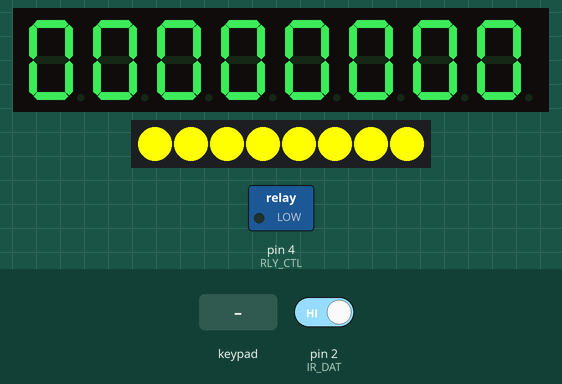
Simulated run of this sketch. Board: Arduino Uno, built with avr-gcc and run on an emulated ATmega328P. Parts: 8-digit seven-segment display, 8 RGB LEDs in strip order, left to right, switched loads named in the sketch (green lamp = pin HIGH). The test bench sets the inputs (shaded band); at power-on: pin 2 (IR_DAT) HIGH.

Above: at 1.2 s.
1.3 s: key '1' pressed
At 3.9 s:
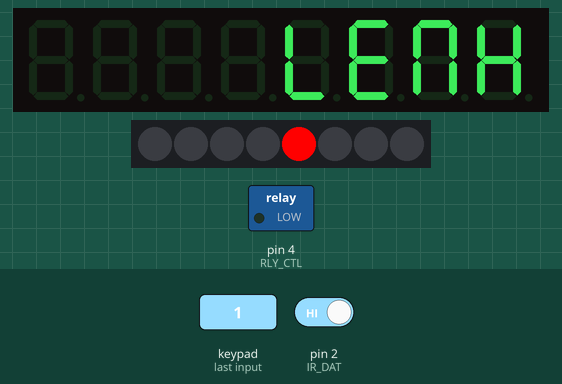
4.3 s: keypad keys 2 5 pressed 0.4 s apart
At 5.2 s:
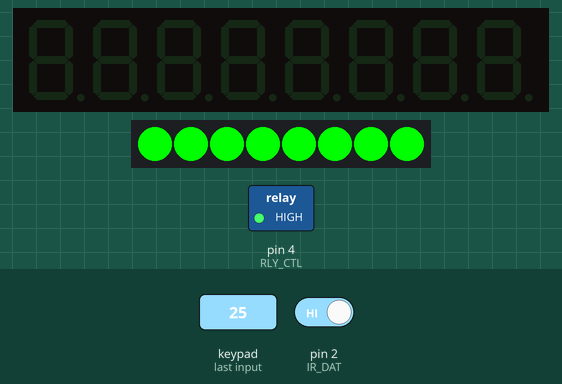
7.1 s: key '1' pressed
At 9.5 s:
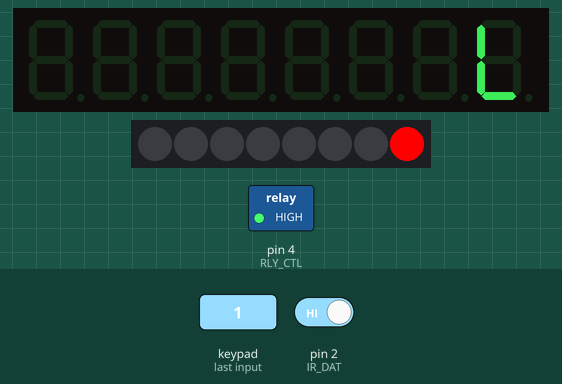
10.1 s: keypad keys 1 2 pressed 0.4 s apart
At 11.35 s:
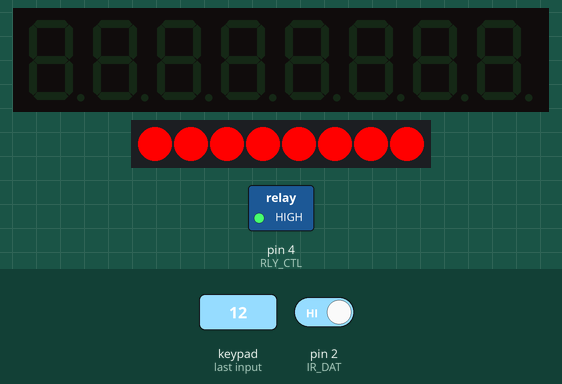
12.4 s: key '1' pressed
At 15.2 s:
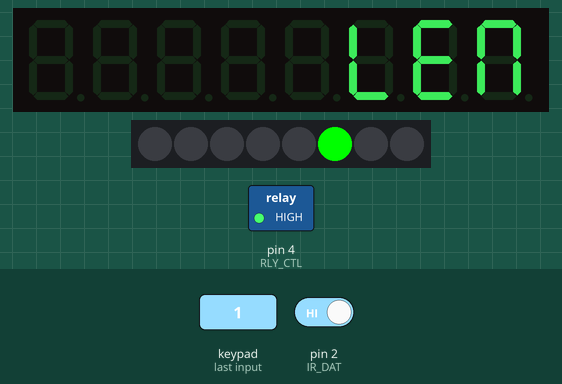
15.4 s: key '1' pressed
At 16.18 s:
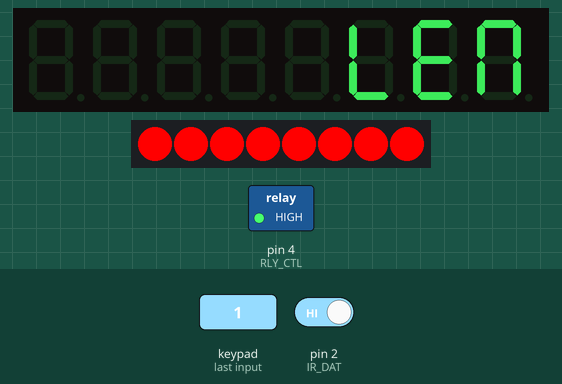
Timing chart, 0 to 19.2 s (numbered marks = the images above; inputs shaded):
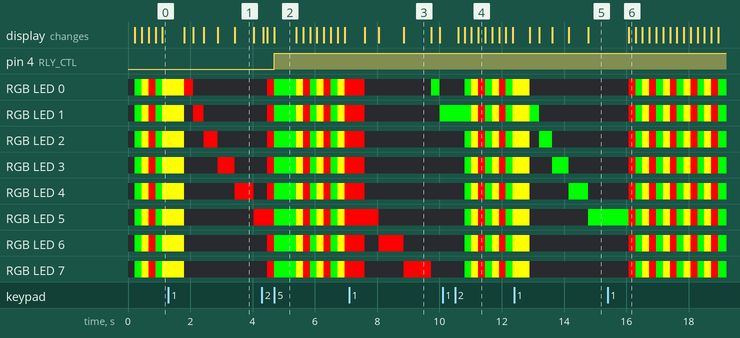

The sketch:

scroll.ino
```cpp
#include <TM1638.h>
// Used pins
const int TM168_STR = 9; /* brown  */
const int TM168_DAT = 8; /* orange */
const int TM168_CLK = 7; /* green  */
const int IR_DAT = 2;    /* brown  */
const int RLY_CTL = 4;   /* yellow */
// masks for button
int button[8];

//TM1638(byte dataPin, byte clockPin, byte strobePin, boolean activateDisplay, byte intensity);
// 9=brown, 8=orange, 7=green
TM1638 module(TM168_DAT, TM168_STR , TM168_CLK, true, 4);
// counters to make things slower...
int count, wait, pos, color, blinkTimer=0;
String str="LENkA";
boolean start=false;
//LED colors
int colors[4]={
  0xFF, 0xFF00, 0xFFFF, 0x0000};
boolean turn, rly_state = false;
int lumi = 5;

// function to clear the line before pos
// default=8 clears the whole line
void clearLine(unsigned int pos=8)
{
  for(int i=0; i<pos; i++) {
    module.setDisplayToString( " ", 0, i);
  }
}

int setIntensity(int lvl)
{
  if(lvl >= 7) lvl = 7;
  if(lvl <= 0) lvl = 0;
  module.setupDisplay(true, lvl);
  module.setDisplayDigit(lvl, 7, false);
  delay(700);
  module.setDisplayToDecNumber(0,0,true);
  return lvl;
}
/// -------------- SETUP --------------------
void setup() {
  // HARDWARE
  module.setDisplayToDecNumber(0,0,true);
  pinMode(IR_DAT, INPUT);
  pinMode(RLY_CTL, OUTPUT);
  // calculate butons masks
  for (int i=7 ; i--;){
    button[i]=0x1<<i;
  }
  rly_state = false;
}

void loop() {
  // read the button value
  byte keys = module.getButtons();
  // first button
  if (keys == button[0] || digitalRead(IR_DAT) == LOW){
    start = !start; // start scrolling or pause
    delay(500);
  }
  if (keys == button[1]) { // stop scrolling
    start = false;
    clearLine();
  }
  // REGULATE light intensity
  if (keys == button[2]){ // decrease intensity
    lumi--;
    lumi = setIntensity( lumi );
  }
  if (keys == button[3]){ // increase intensity
    lumi++;
    lumi =  setIntensity( lumi );
  }
  if (keys == button[4]){
    rly_state = !rly_state;
    digitalWrite(RLY_CTL, rly_state);
    delay(500);
  }


  if (start) {
    module.setLEDs((0x1 << pos) << (turn ? 8:0));
    wait++;
    module.setDisplayToString( str, 0, pos);
    clearLine(pos);

    if ( wait==200 ) {// wait some time until update the position
      wait=0;
      pos++;
    }

    if (pos > 7) {// arrived to the end of the line
      pos = 0;
      clearLine();
      turn=!turn;
    }
  }
  else { // blink LEDS until start button is pressed
    blinkTimer++;
    if (blinkTimer == 500){
      blinkTimer = 0;
      color++;
      if ( color > 2) color =0;
      module.setLEDs(0);
      module.setLEDs(colors[color]);
    }
  }
}
```

Measured:
- after the input at 1.3 s, the display: first changes after 0.50 s (image 1 shows a later state)
- after the input at 4.3 s, pin 4 (RLY_CTL): LOW → HIGH after 0.40 s
- after the input at 7.1 s, the display: first changes after 0.50 s (image 3 shows a later state)
- after the input at 10.1 s, the display: first changes after 0.50 s (image 4 shows a later state)
- after the input at 12.4 s, the display: first changes after 0.50 s (image 5 shows a later state)
- what the display in image 1 shows lasts 0.6 s, from 3.4 s to 4.0 s
- what the display in image 2 shows lasts 0.7 s, from 4.7 s to 5.4 s
